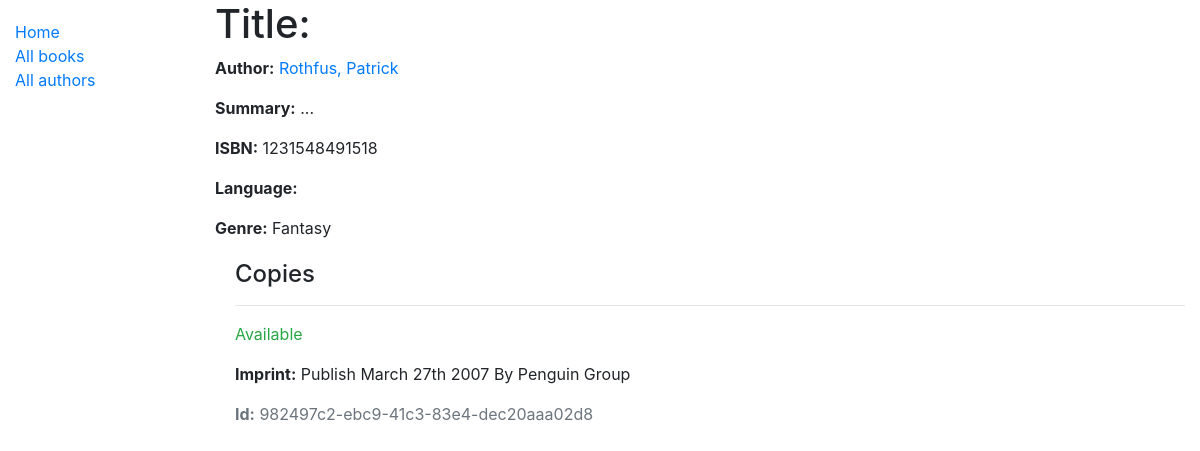
/catalog/book/1, run on the app's committed database.
### catalog/models.py (models this page shows, shortened)
class Book(models.Model):
    tittle = models.CharField(max_length=200)
    author = models.ForeignKey('Author', on_delete=models.SET_NULL, null=True)
    summary = models.TextField(max_length=1000, help_text='Enter a brief description of the book')
    isbn = models.CharField('ISNB', max_length=13, help_text='13 Character <a href="https:////www.isbn-international.org/content/what-isbn">ISNB number</a>')
    genre = models.ManyToManyField(Genre, help_text='Select a Genre for this book')
    def display_genre(self):
        return ', '.join(genre.name for genre in self.genre.all()[:3])
    display_genre.short_description = 'Genre'

class Author(models.Model):
    first_name = models.CharField(max_length=100)
    last_name = models.CharField(max_length=100)
    date_of_birth = models.DateField(null=True, blank=True)
    date_of_death = models.DateField('Died', null=True, blank=True)
    class Meta:
        ordering = ['last_name', 'first_name']
    def get_absolute_url(self):
        print(self.id)
        return reverse('author-detail', args=[str(self.id)])
    def __str__(self):
        return f'{self.last_name}, {self.first_name}'

class Genre(models.Model):
    name = models.CharField(max_length=200, help_text='Enter a book a genre (e.g. Science Fiction)')
    def __str__(self):
        return self.name

class BookInstance(models.Model):
    id = models.UUIDField(primary_key=True, default=uuid.uuid4, help_text='Unique ID for this particular book across whole library')
    book = models.ForeignKey('Book', on_delete=models.SET_NULL, null=True)
    imprint = models.CharField(max_length=200)
    due_back = models.DateField(null=True, blank=True)
    language = models.ForeignKey('Language', on_delete=models.SET_NULL, null=True)
    LOAN_STATUS = (
        ('m', 'Maintence'),
        ('o', 'On Loan'),
        ('a', 'Available'),
        ('r', 'Reserved'),
    )
    status = models.CharField(
        max_length=1,
        choices=LOAN_STATUS,
        blank=True,
        default='m',
        help_text='Book Availability',
    )
    class Meta:
        ordering = ['due_back']

### catalog/views.py (the view)
# urls.py: path('book/<int:pk>', views.BookDetailView.as_view(), name='book-detail'),
class BookDetailView(generic.DetailView):
    model = Book

### catalog/templates/catalog/book_detail.html (shortened to what this page needs)
{% extends "base_generic.html" %}
{% block content %}
  <h1>Title: {{ book.title }}</h1>
  <p><strong>Author:</strong> <a href=" {{book.author.get_absolute_url}} ">{{ book.author }}</a></p>
  <p><strong>Summary:</strong> {{ book.summary }}</p>
  <p><strong>ISBN:</strong> {{ book.isbn }}</p>
  <p><strong>Language:</strong> {{ book.language }}</p>
  <p><strong>Genre:</strong> {% for genre in book.genre.all %} {{ genre }}{% if not forloop.last %}, {% endif %}{% endfor %}</p>
  <div style="margin-left:20px;margin-top:20px">
    <h4>Copies</h4>
    {% for copy in book.bookinstance_set.all %}
      <hr>
      <p class="{% if copy.status == 'a' %}text-success{% elif copy.status == 'm' %}text-danger{% else %}text-warning{% endif %}">{{ copy.get_status_display }}</p>
      <p><strong>Imprint:</strong> {{copy.imprint}}</p>
      <p class="text-muted"><strong>Id:</strong> {{copy.id}}</p>
    {% endfor %}
  </div>
{% endblock %}

### catalog/templates/base_generic.html (shortened to what this page needs)
<!doctype html>
<html lang="en">
  <head>
    <link
      rel="stylesheet"
      href="https://stackpath.bootstrapcdn.com/bootstrap/4.1.3/css/bootstrap.min.css"
 />
    {% load static %}
    <link rel="stylesheet" href="{% static 'css/styles.css' %}" />
  </head>
  <body>
    <div class="container-fluid">
      <div class="row">
        <div class="col-sm-2">
          {% block sidebar %}
            <ul class="sidebar-nav">
              <li><a href="{% url 'index' %}">Home</a></li>
              <li><a href="{% url 'books' %}">All books</a></li>
              <li><a href="{% url 'authors' %}">All authors</a></li>
            </ul>
          {% endblock %}
        </div>
        <div class="col-sm-10">
          {% block content %}{% endblock %}
        </div>
      </div>
    </div>
  </body>
</html>

### catalog/static/css/styles.css (style rules this page uses)
.sidebar-nav { margin-top: 20px; padding: 0; list-style: none; }

### data on the page
Book: author "Rothfus, Patrick", summary "...", isbn "1231548491518"
Genre: name "Fantasy"
BookInstance: status "Available", imprint "Publish March 27th 2007 By Penguin Group", id "982497c2-ebc9-41c3-83e4-dec20aaa02d8"
